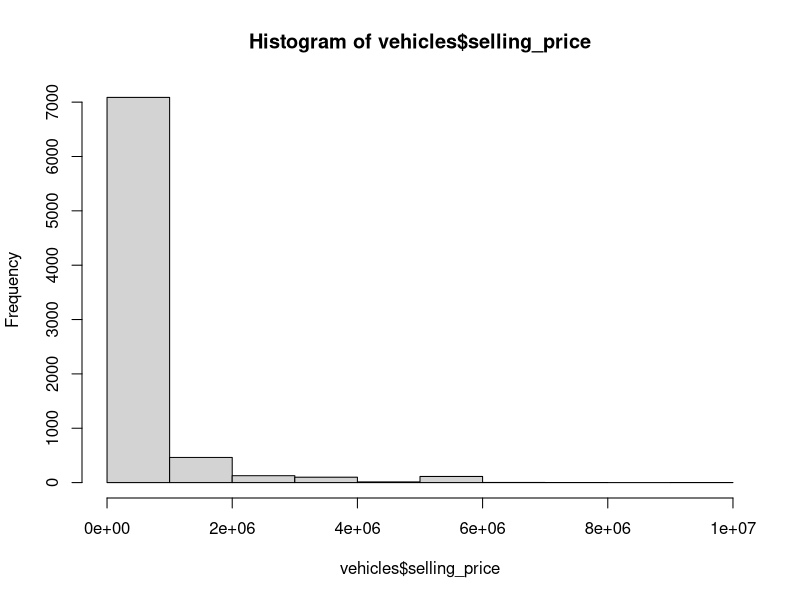
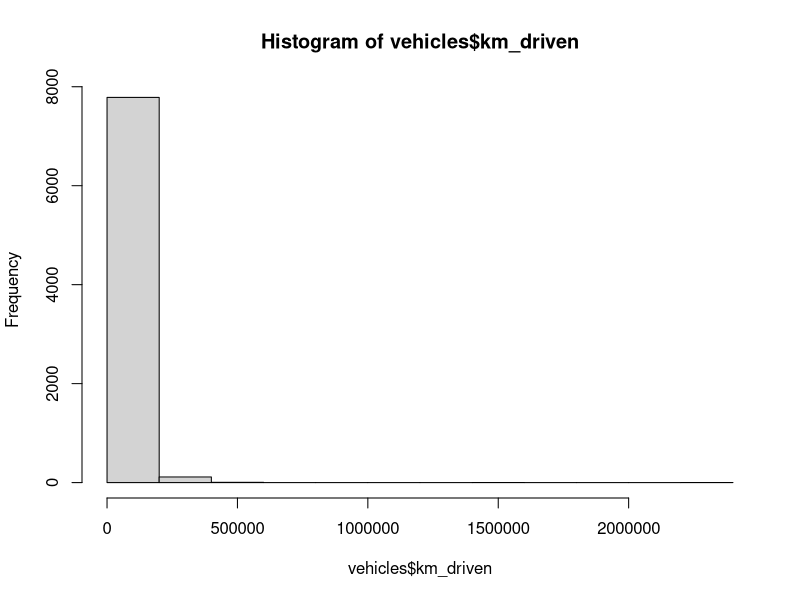
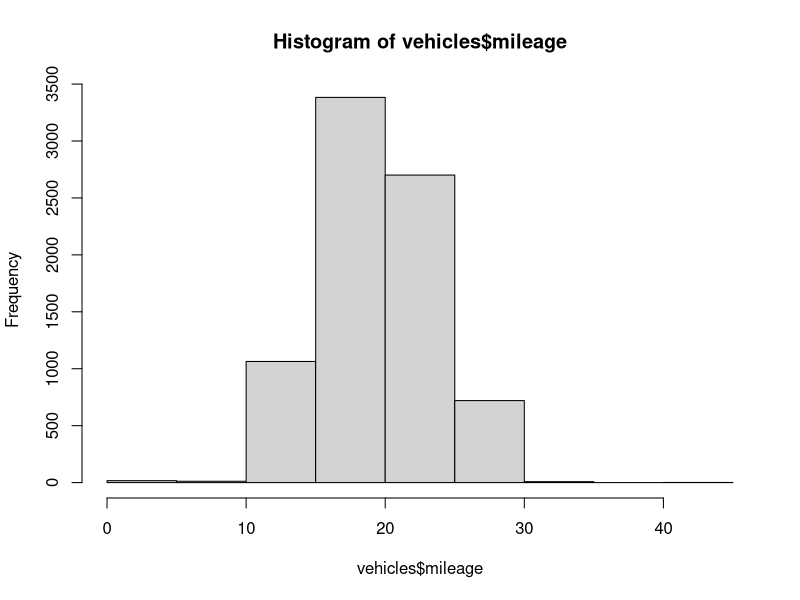
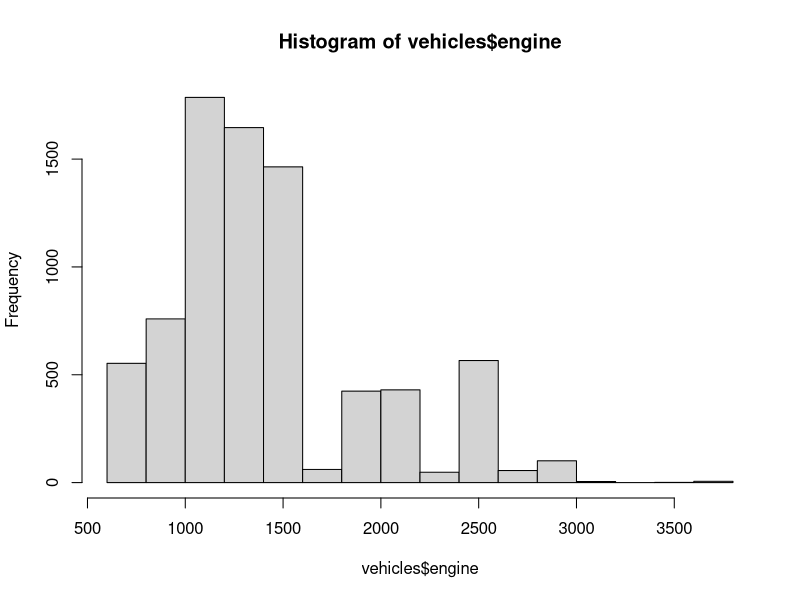
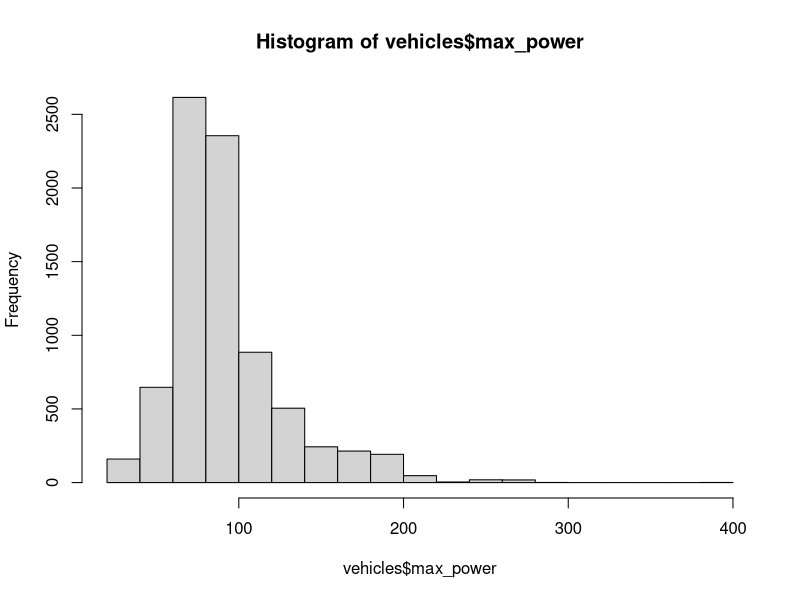

Write the R code that produced these figures, in order.
## ---- chunk 1
knitr::opts_chunk$set(echo = TRUE)
## ---- chunk 2
library(readr)
library(dplyr)
library(stringr)
library(tidyr)
library(tidyverse)
## ---- chunk 3
# Read data
vehicles <- read_csv("data/cars_processed.csv")

# Convert chr columns to factors 
factor_column_names <- colnames(vehicles %>% select(where(is.character)))
vehicles[, factor_column_names] <- lapply(vehicles[,factor_column_names], factor)

head(vehicles)
## ---- chunk 4
#levels of Make
unique(vehicles$Make)

#levels of fuel
unique(vehicles$fuel)

#levels of seller_type
unique(vehicles$seller_type)

#levels of transmission
unique(vehicles$transmission)

#levels of owner 
unique(vehicles$owner)

#unique values of seats
sort(unique(vehicles$seats))

#unique values of age
sort(unique(vehicles$age))
## ---- chunk 5
#Distribution of selling_price
hist(vehicles$selling_price)

#Distribution of km_driven
hist(vehicles$km_driven)

#Distribution of mileage
hist(vehicles$mileage)

#Distribution of engine
hist(vehicles$engine)

#Distribution of max_power
hist(vehicles$max_power)
